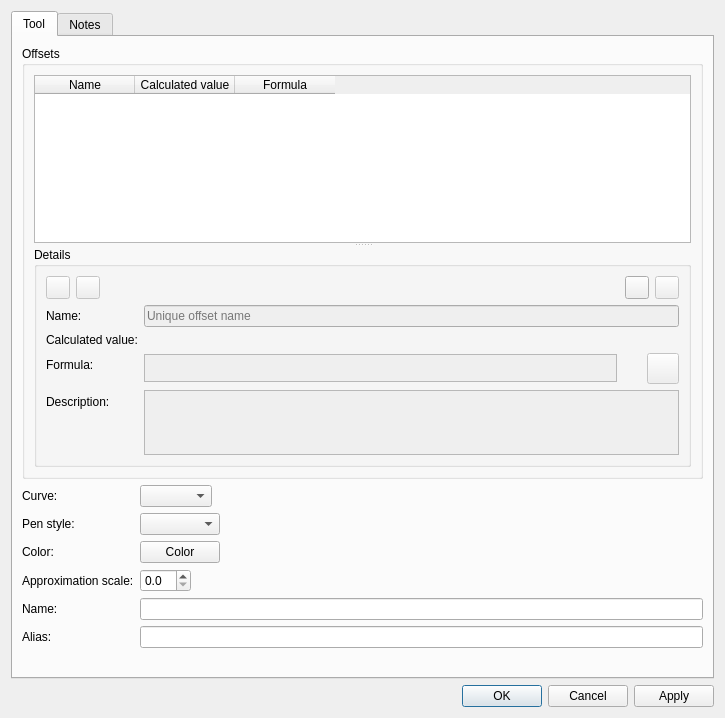
<?xml version="1.0" encoding="UTF-8"?>
<ui version="4.0">
 <class>DialogGraduatedCurve</class>
 <widget class="QDialog" name="DialogGraduatedCurve">
  <property name="geometry">
   <rect>
    <x>0</x>
    <y>0</y>
    <width>725</width>
    <height>718</height>
   </rect>
  </property>
  <property name="sizePolicy">
   <sizepolicy hsizetype="Preferred" vsizetype="Ignored">
    <horstretch>0</horstretch>
    <verstretch>0</verstretch>
   </sizepolicy>
  </property>
  <property name="windowTitle">
   <string>Graduated curve tool</string>
  </property>
  <property name="windowIcon">
   <iconset resource="../../../vmisc/share/resources/icon.qrc">
    <normaloff>:/icon/64x64/icon64x64.png</normaloff>:/icon/64x64/icon64x64.png</iconset>
  </property>
  <layout class="QVBoxLayout" name="verticalLayout_4">
   <item>
    <widget class="QTabWidget" name="tabWidget">
     <property name="currentIndex">
      <number>0</number>
     </property>
     <widget class="QWidget" name="tab">
      <attribute name="title">
       <string>Tool</string>
      </attribute>
      <layout class="QVBoxLayout" name="verticalLayout_2">
       <item>
        <widget class="QGroupBox" name="groupBox">
         <property name="title">
          <string>Offsets</string>
         </property>
         <layout class="QVBoxLayout" name="verticalLayout">
          <item>
           <widget class="QSplitter" name="splitter">
            <property name="orientation">
             <enum>Qt::Orientation::Vertical</enum>
            </property>
            <widget class="QTableWidget" name="tableWidget">
             <property name="sizePolicy">
              <sizepolicy hsizetype="Expanding" vsizetype="Expanding">
               <horstretch>0</horstretch>
               <verstretch>0</verstretch>
              </sizepolicy>
             </property>
             <property name="minimumSize">
              <size>
               <width>0</width>
               <height>115</height>
              </size>
             </property>
             <property name="alternatingRowColors">
              <bool>true</bool>
             </property>
             <property name="selectionMode">
              <enum>QAbstractItemView::SelectionMode::SingleSelection</enum>
             </property>
             <property name="selectionBehavior">
              <enum>QAbstractItemView::SelectionBehavior::SelectRows</enum>
             </property>
             <attribute name="verticalHeaderVisible">
              <bool>false</bool>
             </attribute>
             <column>
              <property name="text">
               <string>Name</string>
              </property>
             </column>
             <column>
              <property name="text">
               <string>Calculated value</string>
              </property>
             </column>
             <column>
              <property name="text">
               <string>Formula</string>
              </property>
             </column>
            </widget>
            <widget class="QGroupBox" name="groupBoxDetails">
             <property name="enabled">
              <bool>true</bool>
             </property>
             <property name="sizePolicy">
              <sizepolicy hsizetype="Preferred" vsizetype="Minimum">
               <horstretch>0</horstretch>
               <verstretch>1</verstretch>
              </sizepolicy>
             </property>
             <property name="toolTip">
              <string>Details</string>
             </property>
             <property name="title">
              <string>Details</string>
             </property>
             <layout class="QFormLayout" name="formLayout">
              <item row="0" column="0">
               <layout class="QHBoxLayout" name="horizontalLayout">
                <item alignment="Qt::AlignmentFlag::AlignLeft">
                 <widget class="QToolButton" name="toolButtonUp">
                  <property name="enabled">
                   <bool>false</bool>
                  </property>
                  <property name="toolTip">
                   <string>Move offset up</string>
                  </property>
                  <property name="text">
                   <string notr="true"/>
                  </property>
                  <property name="icon">
                   <iconset theme="go-up">
                    <normaloff>../../../../app/tape</normaloff>../../../../app/tape</iconset>
                  </property>
                 </widget>
                </item>
                <item alignment="Qt::AlignmentFlag::AlignLeft">
                 <widget class="QToolButton" name="toolButtonDown">
                  <property name="enabled">
                   <bool>false</bool>
                  </property>
                  <property name="toolTip">
                   <string>Move offset down</string>
                  </property>
                  <property name="text">
                   <string notr="true"/>
                  </property>
                  <property name="icon">
                   <iconset theme="go-down">
                    <normaloff>../../../../app/tape</normaloff>../../../../app/tape</iconset>
                  </property>
                 </widget>
                </item>
                <item>
                 <spacer name="horizontalSpacer_2">
                  <property name="orientation">
                   <enum>Qt::Orientation::Horizontal</enum>
                  </property>
                  <property name="sizeHint" stdset="0">
                   <size>
                    <width>5000</width>
                    <height>20</height>
                   </size>
                  </property>
                 </spacer>
                </item>
               </layout>
              </item>
              <item row="0" column="1">
               <layout class="QHBoxLayout" name="horizontalLayout_3">
                <property name="spacing">
                 <number>6</number>
                </property>
                <item>
                 <spacer name="horizontalSpacer">
                  <property name="orientation">
                   <enum>Qt::Orientation::Horizontal</enum>
                  </property>
                  <property name="sizeHint" stdset="0">
                   <size>
                    <width>5000</width>
                    <height>20</height>
                   </size>
                  </property>
                 </spacer>
                </item>
                <item alignment="Qt::AlignmentFlag::AlignRight">
                 <widget class="QToolButton" name="toolButtonAdd">
                  <property name="text">
                   <string notr="true"/>
                  </property>
                  <property name="icon">
                   <iconset theme="list-add"/>
                  </property>
                  <property name="popupMode">
                   <enum>QToolButton::ToolButtonPopupMode::DelayedPopup</enum>
                  </property>
                 </widget>
                </item>
                <item alignment="Qt::AlignmentFlag::AlignLeft">
                 <widget class="QToolButton" name="toolButtonRemove">
                  <property name="enabled">
                   <bool>false</bool>
                  </property>
                  <property name="text">
                   <string notr="true"/>
                  </property>
                  <property name="icon">
                   <iconset theme="list-remove"/>
                  </property>
                 </widget>
                </item>
               </layout>
              </item>
              <item row="1" column="0">
               <widget class="QLabel" name="label_3">
                <property name="text">
                 <string>Name:</string>
                </property>
               </widget>
              </item>
              <item row="1" column="1">
               <widget class="QLineEdit" name="lineEditName">
                <property name="enabled">
                 <bool>false</bool>
                </property>
                <property name="placeholderText">
                 <string>Unique offset name</string>
                </property>
                <property name="clearButtonEnabled">
                 <bool>false</bool>
                </property>
               </widget>
              </item>
              <item row="2" column="0">
               <widget class="QLabel" name="labelCalculated">
                <property name="text">
                 <string>Calculated value:</string>
                </property>
               </widget>
              </item>
              <item row="3" column="0">
               <widget class="QLabel" name="labelFormula">
                <property name="text">
                 <string>Formula:</string>
                </property>
               </widget>
              </item>
              <item row="3" column="1">
               <layout class="QHBoxLayout" name="horizontalLayoutValue">
                <item>
                 <widget class="VPlainTextEdit" name="plainTextEditFormula">
                  <property name="enabled">
                   <bool>false</bool>
                  </property>
                  <property name="sizePolicy">
                   <sizepolicy hsizetype="Expanding" vsizetype="Expanding">
                    <horstretch>0</horstretch>
                    <verstretch>0</verstretch>
                   </sizepolicy>
                  </property>
                  <property name="maximumSize">
                   <size>
                    <width>16777215</width>
                    <height>28</height>
                   </size>
                  </property>
                  <property name="toolTip">
                   <string>Calculation</string>
                  </property>
                  <property name="tabChangesFocus">
                   <bool>true</bool>
                  </property>
                 </widget>
                </item>
                <item>
                 <widget class="QPushButton" name="pushButtonGrow">
                  <property name="enabled">
                   <bool>false</bool>
                  </property>
                  <property name="maximumSize">
                   <size>
                    <width>18</width>
                    <height>18</height>
                   </size>
                  </property>
                  <property name="sizeIncrement">
                   <size>
                    <width>0</width>
                    <height>0</height>
                   </size>
                  </property>
                  <property name="focusPolicy">
                   <enum>Qt::FocusPolicy::StrongFocus</enum>
                  </property>
                  <property name="toolTip">
                   <string>&lt;html&gt;&lt;head/&gt;&lt;body&gt;&lt;p&gt;Show full calculation in message box&lt;/p&gt;&lt;/body&gt;&lt;/html&gt;</string>
                  </property>
                  <property name="text">
                   <string notr="true"/>
                  </property>
                  <property name="icon">
                   <iconset theme="go-down">
                    <normaloff>../support</normaloff>../support</iconset>
                  </property>
                  <property name="iconSize">
                   <size>
                    <width>16</width>
                    <height>16</height>
                   </size>
                  </property>
                  <property name="autoDefault">
                   <bool>false</bool>
                  </property>
                  <property name="flat">
                   <bool>true</bool>
                  </property>
                 </widget>
                </item>
                <item>
                 <widget class="QToolButton" name="toolButtonExpr">
                  <property name="enabled">
                   <bool>false</bool>
                  </property>
                  <property name="toolTip">
                   <string>Formula wizard</string>
                  </property>
                  <property name="text">
                   <string notr="true"/>
                  </property>
                  <property name="icon">
                   <iconset resource="../../../vmisc/share/resources/icon.qrc">
                    <normaloff>:/icon/light/24x24/fx.png</normaloff>:/icon/light/24x24/fx.png</iconset>
                  </property>
                  <property name="iconSize">
                   <size>
                    <width>24</width>
                    <height>24</height>
                   </size>
                  </property>
                 </widget>
                </item>
               </layout>
              </item>
              <item row="4" column="1">
               <widget class="VPlainTextEdit" name="plainTextEditDescription">
                <property name="enabled">
                 <bool>false</bool>
                </property>
                <property name="sizePolicy">
                 <sizepolicy hsizetype="MinimumExpanding" vsizetype="Expanding">
                  <horstretch>0</horstretch>
                  <verstretch>0</verstretch>
                 </sizepolicy>
                </property>
                <property name="minimumSize">
                 <size>
                  <width>0</width>
                  <height>0</height>
                 </size>
                </property>
                <property name="maximumSize">
                 <size>
                  <width>16777215</width>
                  <height>65</height>
                 </size>
                </property>
               </widget>
              </item>
              <item row="4" column="0">
               <widget class="QLabel" name="label_9">
                <property name="text">
                 <string>Description:</string>
                </property>
               </widget>
              </item>
              <item row="2" column="1">
               <widget class="QLabel" name="labelCalculatedValue">
                <property name="text">
                 <string notr="true"/>
                </property>
                <property name="wordWrap">
                 <bool>true</bool>
                </property>
               </widget>
              </item>
             </layout>
            </widget>
           </widget>
          </item>
         </layout>
        </widget>
       </item>
       <item>
        <layout class="QFormLayout" name="formLayout_2">
         <property name="fieldGrowthPolicy">
          <enum>QFormLayout::FieldGrowthPolicy::ExpandingFieldsGrow</enum>
         </property>
         <item row="0" column="0">
          <widget class="QLabel" name="label_7">
           <property name="sizePolicy">
            <sizepolicy hsizetype="Fixed" vsizetype="Preferred">
             <horstretch>0</horstretch>
             <verstretch>0</verstretch>
            </sizepolicy>
           </property>
           <property name="text">
            <string>Curve:</string>
           </property>
          </widget>
         </item>
         <item row="0" column="1">
          <widget class="QComboBox" name="comboBoxCurve"/>
         </item>
         <item row="1" column="0">
          <widget class="QLabel" name="label">
           <property name="text">
            <string>Pen style:</string>
           </property>
          </widget>
         </item>
         <item row="1" column="1">
          <widget class="QComboBox" name="comboBoxPenStyle">
           <property name="minimumSize">
            <size>
             <width>80</width>
             <height>0</height>
            </size>
           </property>
           <property name="maximumSize">
            <size>
             <width>110</width>
             <height>16777215</height>
            </size>
           </property>
           <property name="iconSize">
            <size>
             <width>80</width>
             <height>14</height>
            </size>
           </property>
          </widget>
         </item>
         <item row="2" column="0">
          <widget class="QLabel" name="label_8">
           <property name="text">
            <string>Color:</string>
           </property>
          </widget>
         </item>
         <item row="2" column="1">
          <widget class="VPE::QtColorPicker" name="pushButtonColor">
           <property name="text">
            <string notr="true">Color</string>
           </property>
          </widget>
         </item>
         <item row="3" column="0">
          <widget class="QLabel" name="label_2">
           <property name="text">
            <string>Approximation scale:</string>
           </property>
          </widget>
         </item>
         <item row="3" column="1">
          <widget class="QDoubleSpinBox" name="doubleSpinBoxApproximationScale">
           <property name="toolTip">
            <string>Set approximation scale for this curve, 0 - use global value</string>
           </property>
           <property name="decimals">
            <number>1</number>
           </property>
           <property name="maximum">
            <double>10.000000000000000</double>
           </property>
           <property name="singleStep">
            <double>0.100000000000000</double>
           </property>
          </widget>
         </item>
         <item row="4" column="0">
          <widget class="QLabel" name="labelName">
           <property name="text">
            <string>Name:</string>
           </property>
          </widget>
         </item>
         <item row="4" column="1">
          <widget class="QLineEdit" name="lineEditCurveName"/>
         </item>
         <item row="5" column="0">
          <widget class="QLabel" name="labelAlias">
           <property name="text">
            <string>Alias:</string>
           </property>
          </widget>
         </item>
         <item row="5" column="1">
          <widget class="QLineEdit" name="lineEditAlias">
           <property name="clearButtonEnabled">
            <bool>true</bool>
           </property>
          </widget>
         </item>
        </layout>
       </item>
       <item>
        <spacer name="verticalSpacer">
         <property name="orientation">
          <enum>Qt::Orientation::Vertical</enum>
         </property>
         <property name="sizeHint" stdset="0">
          <size>
           <width>20</width>
           <height>40</height>
          </size>
         </property>
        </spacer>
       </item>
      </layout>
     </widget>
     <widget class="QWidget" name="tab_2">
      <attribute name="title">
       <string>Notes</string>
      </attribute>
      <layout class="QVBoxLayout" name="verticalLayout_3">
       <item>
        <widget class="QPlainTextEdit" name="plainTextEditToolNotes"/>
       </item>
      </layout>
     </widget>
    </widget>
   </item>
   <item>
    <widget class="QDialogButtonBox" name="buttonBox">
     <property name="orientation">
      <enum>Qt::Orientation::Horizontal</enum>
     </property>
     <property name="standardButtons">
      <set>QDialogButtonBox::StandardButton::Apply|QDialogButtonBox::StandardButton::Cancel|QDialogButtonBox::StandardButton::Ok</set>
     </property>
    </widget>
   </item>
  </layout>
 </widget>
 <customwidgets>
  <customwidget>
   <class>VPlainTextEdit</class>
   <extends>QPlainTextEdit</extends>
   <header>../vwidgets/vplaintextedit.h</header>
  </customwidget>
  <customwidget>
   <class>VPE::QtColorPicker</class>
   <extends>QPushButton</extends>
   <header>../vpropertyexplorer/qtcolorpicker.h</header>
  </customwidget>
 </customwidgets>
 <resources>
  <include location="../../../vmisc/share/resources/icon.qrc"/>
 </resources>
 <connections>
  <connection>
   <sender>buttonBox</sender>
   <signal>accepted()</signal>
   <receiver>DialogGraduatedCurve</receiver>
   <slot>accept()</slot>
   <hints>
    <hint type="sourcelabel">
     <x>248</x>
     <y>254</y>
    </hint>
    <hint type="destinationlabel">
     <x>157</x>
     <y>274</y>
    </hint>
   </hints>
  </connection>
  <connection>
   <sender>buttonBox</sender>
   <signal>rejected()</signal>
   <receiver>DialogGraduatedCurve</receiver>
   <slot>reject()</slot>
   <hints>
    <hint type="sourcelabel">
     <x>316</x>
     <y>260</y>
    </hint>
    <hint type="destinationlabel">
     <x>286</x>
     <y>274</y>
    </hint>
   </hints>
  </connection>
 </connections>
</ui>
